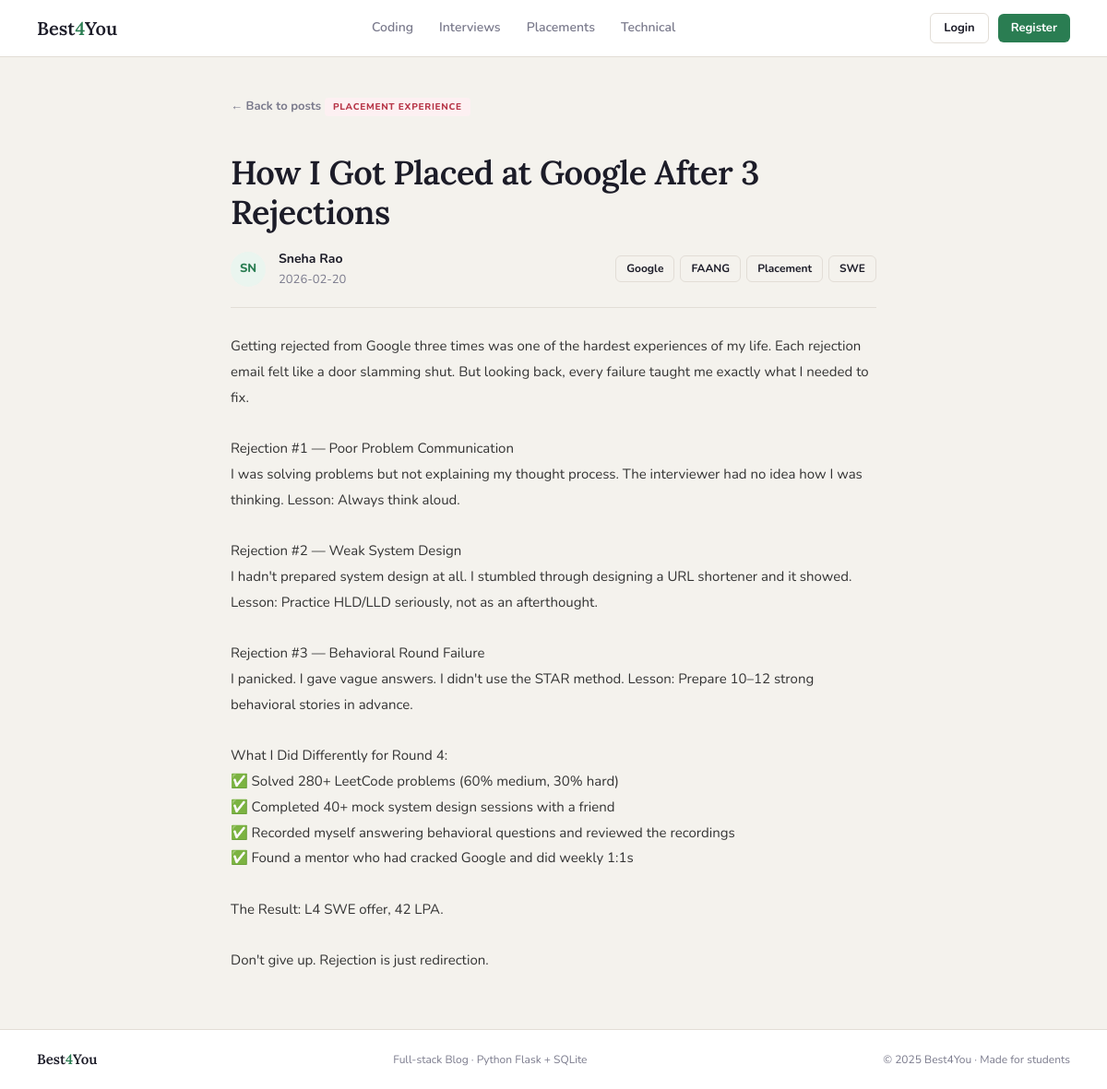
Screenshot of /post/2 with the database file from the repository.
### tables this page shows
CREATE TABLE posts (
            id         INTEGER PRIMARY KEY AUTOINCREMENT,
            user_id    INTEGER NOT NULL,
            title      TEXT    NOT NULL,
            content    TEXT    NOT NULL,
            category   TEXT    NOT NULL,
            tags       TEXT    DEFAULT '',
            created_at TEXT    DEFAULT (DATETIME('now')),
            FOREIGN KEY (user_id) REFERENCES users(id)
        );

CREATE TABLE users (
            id       INTEGER PRIMARY KEY AUTOINCREMENT,
            name     TEXT    NOT NULL,
            username TEXT    NOT NULL UNIQUE,
            email    TEXT    NOT NULL UNIQUE,
            password TEXT    NOT NULL,
            salt     TEXT    NOT NULL,
            joined   TEXT    DEFAULT (DATE('now'))
        );

### routes/posts.py (the view)
@posts_bp.route('/post/<int:post_id>')
def view_post(post_id):
    post = get_post_by_id(post_id)
    if not post:
        flash('Post not found.', 'error')
        return redirect(url_for('main.home'))
    return render_template('post_detail.html', post=post, categories=CATEGORIES)

### database.py (called while the page is built)
def get_db():
    conn = sqlite3.connect(DB_PATH)
    conn.row_factory = sqlite3.Row  # Access columns by name
    return conn

def get_post_by_id(post_id):
    conn = get_db()
    post = conn.execute(
        '''SELECT p.*, u.name AS author_name
           FROM posts p JOIN users u ON p.user_id = u.id
           WHERE p.id = ?''',
        (post_id,)
    ).fetchone()
    conn.close()
    return post

### templates/post_detail.html (shortened to what this page needs)
{% extends "base.html" %}
{% block content %}
<div class="detail-wrap">
  <a href="{{ url_for('main.home') }}" class="back-link">← Back to posts</a>
  <span class="post-tag tb-{{ post.category }}">{{ categories[post.category] }}</span>
  <h1 class="detail-title">{{ post.title }}</h1>
  <div class="detail-meta">
    <div class="detail-av">{{ post.author_name[:2].upper() }}</div>
    <div>
      <div class="detail-author">{{ post.author_name }}</div>
      <div class="detail-date">{{ post.created_at[:10] }}</div>
    </div>
    {% if post.tags %}
      <div class="detail-tags">
        {% for tag in post.tags.split(',') %}
          <span class="tchip">{{ tag.strip() }}</span>
        {% endfor %}
      </div>
    {% endif %}
  </div>
  <div class="detail-body">{{ post.content }}</div>
</div>
{% endblock %}

### static/css/main.css (style rules this page uses)
:root { --bg: #f4f2ed; --white: #ffffff; --text: #1c1c28; --muted: #7a7a8c; --border: #e2ddd6; --green: #2a7d52; --green-l: #eaf5ef; --yellow: #d4920a; --yellow-l: #fdf6e3; --pink: #b8384a; --pink-l: #fdf0f2; --blue: #2a5298; --blue-l: #eef3fb; --danger: #c0392b; --av-0: #d4f0e3; --av-1: #fde9c4; --av-2: #fad7dd; --av-3: #d2e2f7; }
*, *::before, *::after { box-sizing: border-box; margin: 0; padding: 0; }
html { scroll-behavior: smooth; }
body { background: var(--bg); color: var(--text); font-family: 'Nunito', sans-serif; font-size: 15px; line-height: 1.6; min-height: 100vh; display: flex; flex-direction: column; }
h1, h2, h3 { line-height: 1.2; }
.post-tag { display: inline-block; font-size: 10px; font-weight: 800; text-transform: uppercase; letter-spacing: 0.07em; padding: 2px 9px; border-radius: 4px; margin-bottom: 8px; }
.tb-placement { background: var(--pink-l); color: var(--pink); }
.tchip { background: var(--bg); border: 1px solid var(--border); font-size: 12px; font-weight: 700; padding: 4px 11px; border-radius: 6px; cursor: pointer; transition: all 0.2s; }
.detail-wrap { max-width: 780px; margin: 0 auto; padding: 40px 40px 60px; }
.back-link { display: inline-flex; align-items: center; gap: 5px; color: var(--muted); font-size: 13px; font-weight: 700; text-decoration: none; margin-bottom: 28px; transition: color 0.2s; }
.detail-title { font-family: 'Lora', serif; font-size: clamp(24px, 4vw, 36px); font-weight: 600; line-height: 1.2; letter-spacing: -0.5px; margin: 12px 0 18px; }
.detail-meta { display: flex; align-items: center; gap: 14px; flex-wrap: wrap; margin-bottom: 28px; padding-bottom: 20px; border-bottom: 1px solid var(--border); }
.detail-av { width: 38px; height: 38px; border-radius: 50%; background: var(--green-l); color: var(--green); display: flex; align-items: center; justify-content: center; font-size: 13px; font-weight: 800; flex-shrink: 0; }
.detail-author { font-size: 14px; font-weight: 700; }
.detail-date { font-size: 13px; color: var(--muted); }
.detail-tags { display: flex; flex-wrap: wrap; gap: 6px; margin-left: auto; }
.detail-body { font-size: 15px; line-height: 1.85; color: #333; white-space: pre-wrap; word-break: break-word; }

### rows the page displays
posts: category "PLACEMENT EXPERIENCE", title "How I Got Placed at Google After 3 Rejections", created_at "2026-02-20", content "Getting rejected from Google three times was one of the hardest experiences of my life. Each rejection email felt like a door slamming shut. But looking back, every failure taught me exactly what I needed to fix. Rejection #1 — Poor Problem Communication I was solving problems but not explaining my thought process. The interviewer had no idea how I was thinking. Lesson: Always think aloud. Rejection #2 — Weak System Design I hadn't prepared system design at all. I stumbled through designing a URL shortener and it showed. Lesson: Practice HLD/LLD seriously, not as an afterthought. Rejection #3 — Behavioral Round Failure I panicked. I gave vague answers. I didn't use the STAR method. Lesson:…"
users: name "SN", author_name "Sneha Rao"

### other values shown
{{ tag.strip() }} "Google" "FAANG" "Placement" "SWE"
